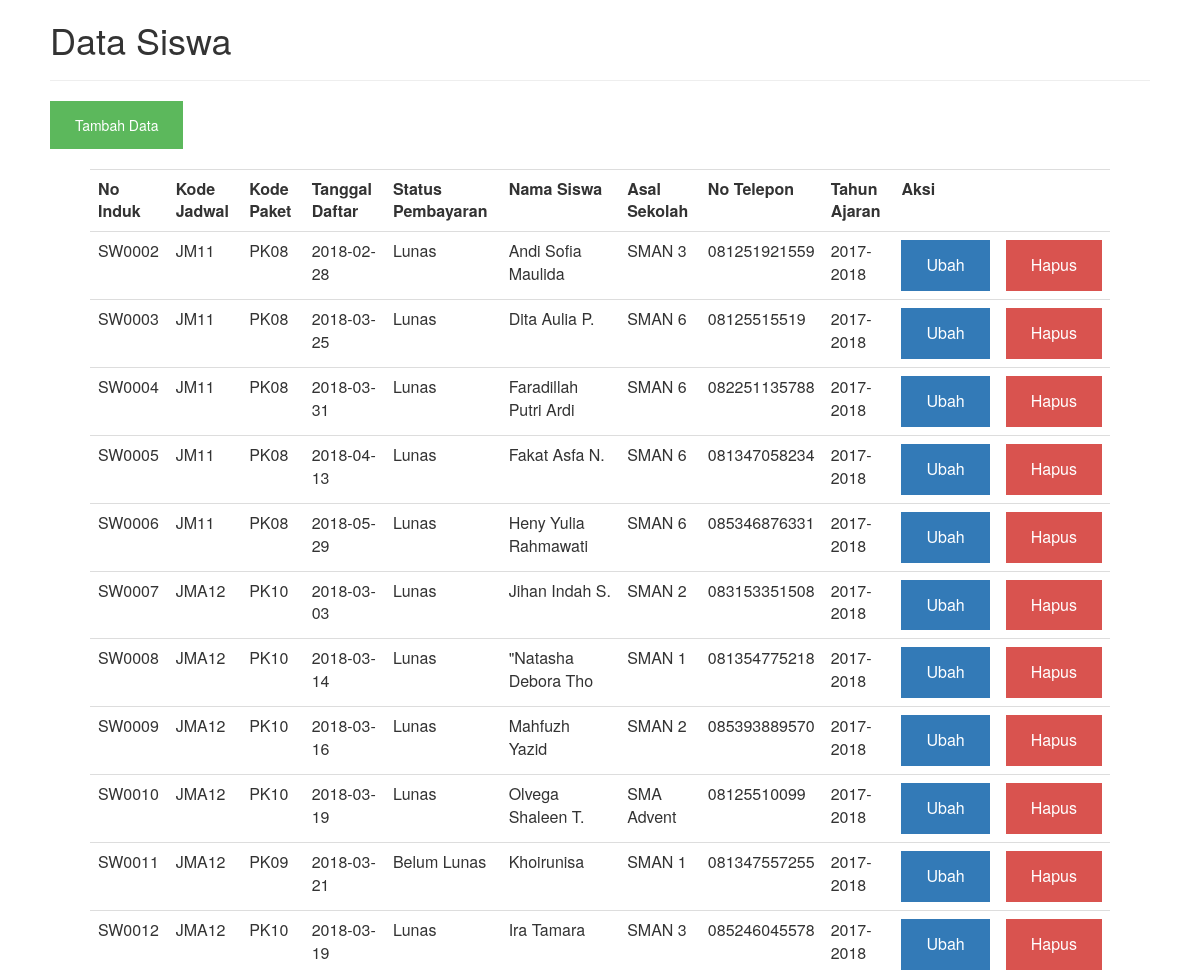
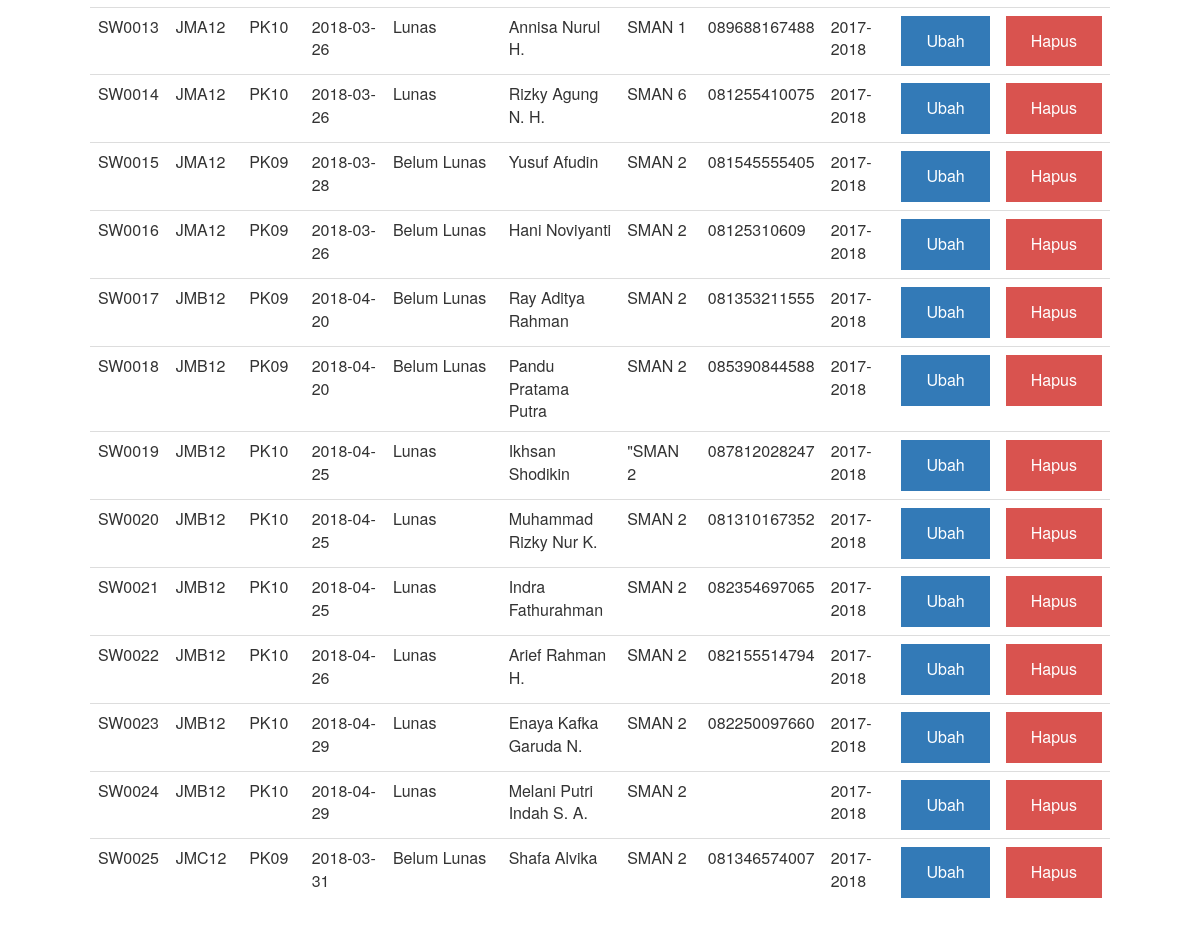
/index.php/siswa, run on the app's committed database (2 pictures, top to bottom).
### tables this page shows
CREATE TABLE IF NOT EXISTS `siswa` (
  `NoInduk` varchar(6) NOT NULL,
  `KdJadwal` varchar(8) NOT NULL,
  `KdPaket` varchar(4) NOT NULL,
  `TglDaftar` date NOT NULL,
  `StatusPembayaran` varchar(20) NOT NULL,
  `NamaSiswa` varchar(60) NOT NULL,
  `AsalSekolah` varchar(30) NOT NULL,
  `NoTelepon` varchar(13) NOT NULL,
  `TahunAjaran` varchar(9) NOT NULL
);

### application/controllers/siswa.php (called while the page is built, shortened)
<?php if ( ! defined('BASEPATH')) exit('No direct script access allowed');
class Siswa extends CI_Controller {
	public function __construct(){
		$this->load->model('SiswaModel');
	}
	public function index(){
		$data['siswa'] = $this->SiswaModel->view();
		$this->load->view('siswa/index', $data);
	}
}

### index.php (called while the page is built, shortened)
<?php
require_once BASEPATH.'core/CodeIgniter.php';

### application/models/SiswaModel.php (called while the page is built, shortened)
<?php if ( ! defined('BASEPATH')) exit('No direct script access allowed');
class SiswaModel extends CI_Model {
	public function view(){
		return $this->db->get('siswa')->result();
	}
}

### application/views/siswa/index.php (the view, shortened to what this page needs)
<html>
	<head>
		<link href="<?php echo base_url('library/css/index.css')?>" rel="stylesheet">
  	<link rel="stylesheet" href="https://maxcdn.bootstrapcdn.com/bootstrap/3.3.7/css/bootstrap.min.css">
	</head>
	<body>
		<h1>Data Siswa</h1>
		<hr>
		<a class="btn_tambah" href='<?php echo base_url("siswa/tambah"); ?>'>Tambah Data</a>
		<br><br>
		<div class="ex2">
				<table class="table table-hover" border="0" cellpadding="4">
					<tr>
						<th>No Induk</th>
						<th>Kode Jadwal</th>
						<th>Kode Paket</th>
						<th>Tanggal Daftar</th>
						<th>Status Pembayaran</th>
		        <th>Nama Siswa</th>
		        <th>Asal Sekolah</th>
		        <th>No Telepon</th>
		        <th>Tahun Ajaran</th>
						<th colspan="2">Aksi</th>
					</tr>
					<?php
					if( ! empty($siswa)){
						foreach($siswa as $data){
							echo "<tr>
							<td>".$data->NoInduk."</td>
							<td>".$data->KdJadwal."</td>
							<td>".$data->KdPaket."</td>
							<td>".$data->TglDaftar."</td>
							<td>".$data->StatusPembayaran."</td>
							<td>".$data->NamaSiswa."</td>
		          <td>".$data->AsalSekolah."</td>
		          <td>".$data->NoTelepon."</td>
		          <td>".$data->TahunAjaran."</td>
							<td><a class='btn_ubah'  href='".base_url("siswa/ubah/".$data->NoInduk)."'>Ubah</a></td>
							<td><a class='btn_hapus' onClick='return doconfirm();' href='".base_url("siswa/hapus/".$data->NoInduk)."'>Hapus</a></td>
							</tr>";
						}
					}else{
						echo "<tr><td align='center' colspan='7'>Data Tidak Ada</td></tr>";
					}
					?>
				</table>
			</div>
	</body>
</html>

### library/css/index.css (style rules this page uses)
.btn_ubah, a { background-color: #337ab7; color: white; padding: 14px 25px; text-align: center; text-decoration: none; display: inline-block; }
.btn_hapus, a { background-color: #d9534f; color: white; padding: 14px 25px; text-align: center; text-decoration: none; display: inline-block; }
.btn_tambah, a { background-color: #5cb85c; color: white; padding: 14px 25px; text-align: center; text-decoration: none; display: inline-block; }
div.ex2 { padding-left: 40px; padding-right: 40px; }
body { padding-left: 50px; padding-right: 50px; padding-bottom: 50px; border-radius: 5px; }

### data on the page
siswa: NoInduk "SW0002", KdJadwal "JM11", KdPaket "PK08", TglDaftar "2018-02-28", StatusPembayaran "Lunas", NamaSiswa "Andi Sofia Maulida", AsalSekolah "SMAN 3", NoTelepon "081251921559", TahunAjaran "2017-2018"
siswa: NoInduk "SW0003", KdJadwal "JM11", KdPaket "PK08", TglDaftar "2018-03-25", StatusPembayaran "Lunas", NamaSiswa "Dita Aulia P.", AsalSekolah "SMAN 6", NoTelepon "08125515519", TahunAjaran "2017-2018"
siswa: NoInduk "SW0004", KdJadwal "JM11", KdPaket "PK08", TglDaftar "2018-03-31", StatusPembayaran "Lunas", NamaSiswa "Faradillah Putri Ardi", AsalSekolah "SMAN 6", NoTelepon "082251135788", TahunAjaran "2017-2018"
siswa: NoInduk "SW0005", KdJadwal "JM11", KdPaket "PK08", TglDaftar "2018-04-13", StatusPembayaran "Lunas", NamaSiswa "Fakat Asfa N.", AsalSekolah "SMAN 6", NoTelepon "081347058234", TahunAjaran "2017-2018"
siswa: NoInduk "SW0006", KdJadwal "JM11", KdPaket "PK08", TglDaftar "2018-05-29", StatusPembayaran "Lunas", NamaSiswa "Heny Yulia Rahmawati", AsalSekolah "SMAN 6", NoTelepon "085346876331", TahunAjaran "2017-2018"
siswa: NoInduk "SW0007", KdJadwal "JMA12", KdPaket "PK10", TglDaftar "2018-03-03", StatusPembayaran "Lunas", NamaSiswa "Jihan Indah S.", AsalSekolah "SMAN 2", NoTelepon "083153351508", TahunAjaran "2017-2018"
siswa: NoInduk "SW0008", KdJadwal "JMA12", KdPaket "PK10", TglDaftar "2018-03-14", StatusPembayaran "Lunas", NamaSiswa "\"Natasha Debora Tho", AsalSekolah "SMAN 1", NoTelepon "081354775218", TahunAjaran "2017-2018"
siswa: NoInduk "SW0009", KdJadwal "JMA12", KdPaket "PK10", TglDaftar "2018-03-16", StatusPembayaran "Lunas", NamaSiswa "Mahfuzh Yazid", AsalSekolah "SMAN 2", NoTelepon "085393889570", TahunAjaran "2017-2018"
siswa: NoInduk "SW0010", KdJadwal "JMA12", KdPaket "PK10", TglDaftar "2018-03-19", StatusPembayaran "Lunas", NamaSiswa "Olvega Shaleen T.", AsalSekolah "SMA Advent", NoTelepon "08125510099", TahunAjaran "2017-2018"
siswa: NoInduk "SW0011", KdJadwal "JMA12", KdPaket "PK09", TglDaftar "2018-03-21", StatusPembayaran "Belum Lunas", NamaSiswa "Khoirunisa", AsalSekolah "SMAN 1", NoTelepon "081347557255", TahunAjaran "2017-2018"
siswa: NoInduk "SW0012", KdJadwal "JMA12", KdPaket "PK10", TglDaftar "2018-03-19", StatusPembayaran "Lunas", NamaSiswa "Ira Tamara", AsalSekolah "SMAN 3", NoTelepon "085246045578", TahunAjaran "2017-2018"
siswa: NoInduk "SW0013", KdJadwal "JMA12", KdPaket "PK10", TglDaftar "2018-03-26", StatusPembayaran "Lunas", NamaSiswa "Annisa Nurul H.", AsalSekolah "SMAN 1", NoTelepon "089688167488", TahunAjaran "2017-2018"
siswa: NoInduk "SW0014", KdJadwal "JMA12", KdPaket "PK10", TglDaftar "2018-03-26", StatusPembayaran "Lunas", NamaSiswa "Rizky Agung N. H.", AsalSekolah "SMAN 6", NoTelepon "081255410075", TahunAjaran "2017-2018"
siswa: NoInduk "SW0015", KdJadwal "JMA12", KdPaket "PK09", TglDaftar "2018-03-28", StatusPembayaran "Belum Lunas", NamaSiswa "Yusuf Afudin", AsalSekolah "SMAN 2", NoTelepon "081545555405", TahunAjaran "2017-2018"
siswa: NoInduk "SW0016", KdJadwal "JMA12", KdPaket "PK09", TglDaftar "2018-03-26", StatusPembayaran "Belum Lunas", NamaSiswa "Hani Noviyanti", AsalSekolah "SMAN 2", NoTelepon "08125310609", TahunAjaran "2017-2018"
siswa: NoInduk "SW0017", KdJadwal "JMB12", KdPaket "PK09", TglDaftar "2018-04-20", StatusPembayaran "Belum Lunas", NamaSiswa "Ray Aditya Rahman", AsalSekolah "SMAN 2", NoTelepon "081353211555", TahunAjaran "2017-2018"
siswa: NoInduk "SW0018", KdJadwal "JMB12", KdPaket "PK09", TglDaftar "2018-04-20", StatusPembayaran "Belum Lunas", NamaSiswa "Pandu Pratama Putra", AsalSekolah "SMAN 2", NoTelepon "085390844588", TahunAjaran "2017-2018"
siswa: NoInduk "SW0019", KdJadwal "JMB12", KdPaket "PK10", TglDaftar "2018-04-25", StatusPembayaran "Lunas", NamaSiswa "Ikhsan Shodikin", AsalSekolah "\"SMAN 2", NoTelepon "087812028247", TahunAjaran "2017-2018"
siswa: NoInduk "SW0020", KdJadwal "JMB12", KdPaket "PK10", TglDaftar "2018-04-25", StatusPembayaran "Lunas", NamaSiswa "Muhammad Rizky Nur K.", AsalSekolah "SMAN 2", NoTelepon "081310167352", TahunAjaran "2017-2018"
siswa: NoInduk "SW0021", KdJadwal "JMB12", KdPaket "PK10", TglDaftar "2018-04-25", StatusPembayaran "Lunas", NamaSiswa "Indra Fathurahman", AsalSekolah "SMAN 2", NoTelepon "082354697065", TahunAjaran "2017-2018"
siswa: NoInduk "SW0022", KdJadwal "JMB12", KdPaket "PK10", TglDaftar "2018-04-26", StatusPembayaran "Lunas", NamaSiswa "Arief Rahman H.", AsalSekolah "SMAN 2", NoTelepon "082155514794", TahunAjaran "2017-2018"
siswa: NoInduk "SW0023", KdJadwal "JMB12", KdPaket "PK10", TglDaftar "2018-04-29", StatusPembayaran "Lunas", NamaSiswa "Enaya Kafka Garuda N.", AsalSekolah "SMAN 2", NoTelepon "082250097660", TahunAjaran "2017-2018"
siswa: NoInduk "SW0024", KdJadwal "JMB12", KdPaket "PK10", TglDaftar "2018-04-29", StatusPembayaran "Lunas", NamaSiswa "Melani Putri Indah S. A.", AsalSekolah "SMAN 2", TahunAjaran "2017-2018"
siswa: NoInduk "SW0025", KdJadwal "JMC12", KdPaket "PK09", TglDaftar "2018-03-31", StatusPembayaran "Belum Lunas", NamaSiswa "Shafa Alvika", AsalSekolah "SMAN 2", NoTelepon "081346574007", TahunAjaran "2017-2018"
